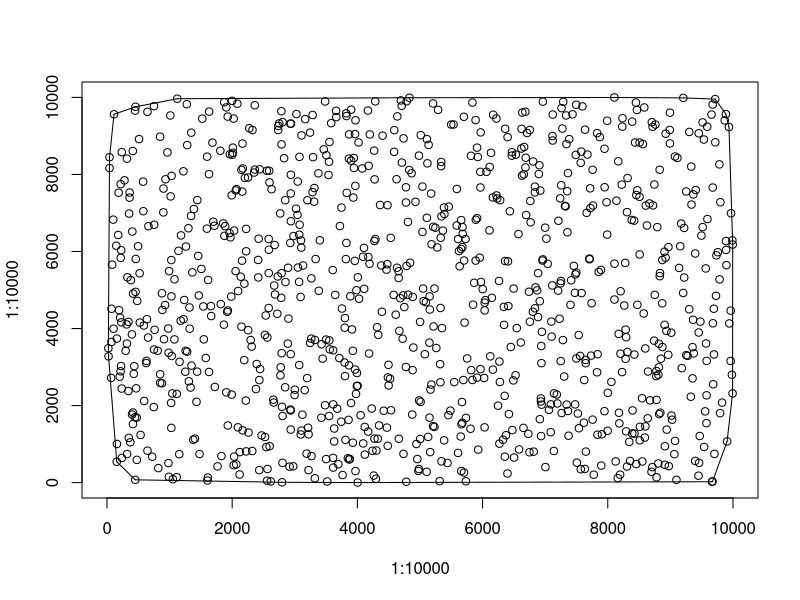

Source code (R):
#! /usr/bin/env Rscript
png("convex.png", width=700, height=700)
plot(1:10000, 1:10000, type="n")
#points
points(3798,4023)
points(149,6150)
points(8990,9155)
points(4297,99)
points(7261,9722)
points(9579,2266)
points(2066,473)
points(8472,7589)
points(7650,805)
points(236,8579)
points(6685,8183)
points(4781,23)
points(9182,2972)
points(1351,3038)
points(4613,4359)
points(319,8410)
points(8382,6819)
points(911,3723)
points(5974,5208)
points(3822,9586)
points(1281,3400)
points(8203,3347)
points(225,3026)
points(935,7874)
points(3830,7522)
points(2804,514)
points(2057,7585)
points(537,1238)
points(6908,8239)
points(4275,7872)
points(2598,946)
points(6281,7331)
points(7764,7192)
points(1053,89)
points(8751,4874)
points(9674,31)
points(4626,7876)
points(9729,4850)
points(901,7015)
points(9075,1083)
points(4537,1878)
points(1596,6593)
points(5814,8484)
points(7830,9073)
points(3075,8457)
points(6944,2024)
points(5754,3225)
points(9354,3517)
points(6768,6758)
points(3606,5518)
points(1632,9631)
points(5548,2609)
points(3859,1629)
points(3810,1111)
points(8643,2884)
points(2193,3179)
points(1113,141)
points(6123,3279)
points(4976,305)
points(2351,8050)
points(8761,9295)
points(73,4514)
points(8871,5778)
points(4382,5638)
points(2536,4339)
points(7507,519)
points(3970,9406)
points(9479,4180)
points(1034,3288)
points(5290,9677)
points(2523,3835)
points(9207,9987)
points(327,5330)
points(3265,5302)
points(5634,5616)
points(9704,746)
points(1262,6128)
points(1611,132)
points(1906,2344)
points(2121,793)
points(6683,9627)
points(7663,7004)
points(5384,7141)
points(1183,6418)
points(428,2824)
points(2446,2950)
points(6658,8004)
points(2936,3336)
points(9685,2553)
points(8638,1670)
points(8168,8341)
points(2415,5781)
points(820,377)
points(5912,2725)
points(2721,4384)
points(9869,9403)
points(362,7531)
points(6406,5745)
points(4671,3940)
points(8514,1450)
points(6763,7311)
points(751,9773)
points(5315,39)
points(3108,1351)
points(2591,8097)
points(3021,7110)
points(2789,5435)
points(2890,3609)
points(2164,8801)
points(2685,4884)
points(9536,8906)
points(4286,9897)
points(6436,7043)
points(1993,7459)
points(982,507)
points(8908,4096)
points(4169,9659)
points(220,5835)
points(9697,3328)
points(7186,2287)
points(7776,206)
points(9396,565)
points(1992,2285)
points(525,4155)
points(7437,9561)
points(5390,6972)
points(8466,9675)
points(3220,1254)
points(3069,5212)
points(8712,402)
points(2070,7619)
points(850,2591)
points(3629,1069)
points(8425,3325)
points(748,1962)
points(1963,8524)
points(2167,1358)
points(5440,511)
points(9994,2316)
points(1017,7430)
points(1876,6407)
points(753,6694)
points(2433,324)
points(7947,1854)
points(1888,6658)
points(2255,3957)
points(628,3104)
points(2899,4257)
points(4173,1324)
points(7581,4920)
points(3285,9544)
points(9795,1804)
points(7253,5234)
points(8666,7247)
points(3901,9682)
points(1028,5777)
points(2440,8133)
points(2470,1225)
points(4808,6768)
points(3078,6695)
points(3425,1684)
points(7004,404)
points(4788,9902)
points(4660,5312)
points(7577,8593)
points(6583,862)
points(4488,2730)
points(9017,1740)
points(4315,4034)
points(5338,8216)
points(67,2718)
points(3992,2507)
points(850,2813)
points(83,5657)
points(9580,3160)
points(8704,9356)
points(4843,5707)
points(9759,5982)
points(5608,771)
points(7645,3185)
points(9363,4228)
points(398,3850)
points(6957,5766)
points(5589,7623)
points(9799,7279)
points(5838,9865)
points(9996,6181)
points(8723,7197)
points(8993,8805)
points(9205,4924)
points(8316,7908)
points(631,3159)
points(3614,390)
points(9140,5574)
points(1160,3137)
points(5110,6874)
points(7364,1859)
points(723,672)
points(7624,2663)
points(8294,3774)
points(9941,4132)
points(9990,6288)
points(6664,8713)
points(3484,2009)
points(3869,9041)
points(6932,2185)
points(6948,3915)
points(5343,6914)
points(4304,834)
points(8839,1815)
points(3970,300)
points(5040,7685)
points(2158,5762)
points(4708,9781)
points(4776,3002)
points(9906,1069)
points(3485,9895)
points(7356,6500)
points(8607,7192)
points(8508,8828)
points(2584,5440)
points(1012,9531)
points(9354,2706)
points(2796,9)
points(3539,7986)
points(8175,3861)
points(8285,3214)
points(7897,442)
points(5327,2605)
points(6574,6454)
points(1958,6479)
points(7522,1794)
points(6374,1230)
points(8293,1332)
points(8421,6801)
points(159,1004)
points(8592,1170)
points(6886,4297)
points(227,6034)
points(657,3766)
points(4019,8831)
points(3978,2304)
points(8396,1874)
points(9097,74)
points(4478,5671)
points(6527,2787)
points(2149,4049)
points(4580,4874)
points(1630,2873)
points(2558,50)
points(6025,2716)
points(7405,4616)
points(238,642)
points(8912,464)
points(3027,9568)
points(581,7046)
points(4750,4558)
points(5701,9497)
points(2784,4797)
points(9570,3613)
points(467,2448)
points(6400,8968)
points(2848,7331)
points(193,4477)
points(203,2750)
points(878,2579)
points(1818,4634)
points(7194,2055)
points(5276,6105)
points(8870,4654)
points(2024,9451)
points(1699,6773)
points(360,7399)
points(6269,3143)
points(8548,2190)
points(3108,9014)
points(4638,9507)
points(4333,3837)
points(6837,4526)
points(8314,3392)
points(7275,9191)
points(5970,9092)
points(3825,9516)
points(7498,5452)
points(1972,6368)
points(105,3996)
points(2170,8156)
points(7120,8881)
points(1906,9741)
points(2024,453)
points(1930,1483)
points(5819,2919)
points(989,151)
points(6756,4177)
points(1028,1421)
points(7568,8303)
points(6963,9890)
points(3746,7139)
points(9405,7596)
points(8942,1376)
points(3963,9047)
points(1723,2484)
points(3554,8843)
points(1364,5459)
points(8583,9739)
points(5912,6864)
points(1221,8082)
points(6135,8561)
points(8232,9242)
points(2738,9260)
points(662,6657)
points(3914,3976)
points(6546,4011)
points(1115,2302)
points(1606,56)
points(3678,1920)
points(5454,1752)
points(4403,9007)
points(594,2119)
points(4466,5528)
points(1857,6729)
points(2392,3078)
points(4810,4878)
points(7990,9393)
points(4119,727)
points(5004,1132)
points(7384,8917)
points(5107,281)
points(2928,6221)
points(2583,4533)
points(6277,2612)
points(2805,1730)
points(4363,7207)
points(7089,1309)
points(5677,1554)
points(6836,7534)
points(4634,5579)
points(6963,5795)
points(456,4952)
points(1539,4574)
points(2031,6543)
points(5705,5766)
points(5459,7164)
points(6046,4738)
points(3384,4980)
points(5623,6012)
points(3943,8427)
points(7742,4658)
points(1985,4830)
points(5966,7662)
points(2735,9153)
points(1547,3720)
points(4732,4861)
points(5866,5187)
points(6164,7404)
points(6113,8194)
points(3946,8169)
points(3959,5757)
points(5332,6357)
points(6846,5068)
points(1336,2468)
points(1079,5279)
points(7246,5172)
points(9936,9231)
points(6353,2253)
points(3244,9087)
points(1405,1142)
points(9158,6136)
points(6002,5023)
points(7675,8517)
points(8779,139)
points(6711,9076)
points(8307,7021)
points(4832,9991)
points(3377,8030)
points(5058,4713)
points(497,6136)
points(6343,4095)
points(1308,2630)
points(9677,7660)
points(4882,2920)
points(3099,6286)
points(413,8608)
points(8774,2766)
points(9983,2800)
points(1282,8761)
points(2938,7992)
points(7836,1244)
points(5013,9020)
points(1234,4741)
points(3401,6291)
points(9453,3897)
points(8779,2147)
points(7991,6438)
points(4776,7667)
points(449,9657)
points(6938,3547)
points(2295,3702)
points(8507,7420)
points(6467,8489)
points(219,7749)
points(7249,3156)
points(2092,1436)
points(751,3456)
points(6807,8337)
points(8197,207)
points(979,4001)
points(456,9757)
points(6148,4798)
points(2546,923)
points(8817,2995)
points(6932,2106)
points(2893,5578)
points(5808,1399)
points(2997,2274)
points(9887,9567)
points(22,3487)
points(9074,8466)
points(1275,9824)
points(1921,4433)
points(8160,117)
points(992,5491)
points(4118,1447)
points(5247,6617)
points(2596,7793)
points(7539,1412)
points(7139,822)
points(3518,31)
points(2751,9325)
points(1430,2099)
points(7950,7668)
points(1665,4324)
points(1155,738)
points(2789,8781)
points(6914,4709)
points(3213,1425)
points(1178,4204)
points(6915,1647)
points(2002,8514)
points(8263,4598)
points(2658,2153)
points(2361,9796)
points(9327,2230)
points(9826,2077)
points(7906,1255)
points(4176,5856)
points(8923,5840)
points(179,6429)
points(2930,9319)
points(5209,9843)
points(4027,4773)
points(7619,1556)
points(5329,4534)
points(3202,7330)
points(3047,7816)
points(8279,5704)
points(9969,6992)
points(5499,9295)
points(9221,5324)
points(7723,7127)
points(2931,1898)
points(9334,8205)
points(4090,5864)
points(985,3371)
points(5182,2545)
points(9565,5560)
points(7317,7183)
points(7116,8997)
points(1716,6669)
points(6327,1114)
points(4485,957)
points(6817,805)
points(7948,8667)
points(6451,3521)
points(343,4173)
points(647,9625)
points(2423,6332)
points(7829,2864)
points(2195,5165)
points(6234,7376)
points(7709,5798)
points(2935,1377)
points(2980,6402)
points(374,1048)
points(3071,3052)
points(2161,7555)
points(4008,5330)
points(4711,8308)
points(348,1161)
points(1828,690)
points(1685,8826)
points(314,4107)
points(5157,4494)
points(3322,3703)
points(9658,9555)
points(1078,3718)
points(5352,4012)
points(5095,4684)
points(414,1820)
points(2083,9836)
points(1223,4243)
points(3742,1582)
points(5924,8452)
points(9889,6272)
points(5964,8068)
points(3313,7648)
points(3245,3627)
points(8107,4753)
points(4472,1428)
points(8455,482)
points(7335,9532)
points(4199,9038)
points(9896,5645)
points(3721,6661)
points(3816,5803)
points(6496,5038)
points(6398,237)
points(6620,8673)
points(5040,6508)
points(4944,1003)
points(928,4609)
points(5002,4172)
points(8235,9460)
points(8925,9058)
points(7240,7379)
points(9539,926)
points(3263,3738)
points(9963,3158)
points(5734,36)
points(6170,9550)
points(5838,2665)
points(4587,8587)
points(9253,7558)
points(3612,644)
points(418,4907)
points(7998,1345)
points(9515,9351)
points(1868,4101)
points(5163,792)
points(3159,2402)
points(4523,2697)
points(9679,4137)
points(2786,9641)
points(3646,4872)
points(9676,9815)
points(4421,1866)
points(8831,5359)
points(6804,4435)
points(2917,415)
points(5078,3334)
points(5322,3075)
points(1030,4836)
points(8777,2897)
points(8937,3939)
points(41,8447)
points(6340,4563)
points(1143,6018)
points(8699,281)
points(2011,8696)
points(5152,1686)
points(8510,5924)
points(3551,3692)
points(7634,355)
points(8126,550)
points(7121,9555)
points(235,2442)
points(2629,7616)
points(3630,1405)
points(513,8918)
points(5344,553)
points(7364,8035)
points(1467,4858)
points(405,6517)
points(5138,8767)
points(5212,6641)
points(452,73)
points(2564,355)
points(3764,198)
points(7061,1889)
points(7099,4181)
points(1443,7334)
points(2975,423)
points(1301,6604)
points(8179,1813)
points(1873,9874)
points(8717,9236)
points(4261,183)
points(4093,1017)
points(3051,5583)
points(9783,8262)
points(2223,6586)
points(4686,4787)
points(3292,8449)
points(4984,352)
points(6689,8434)
points(885,4483)
points(2119,211)
points(1257,3420)
points(3166,9436)
points(5232,5038)
points(5661,301)
points(4273,6273)
points(483,4717)
points(7289,9886)
points(299,3423)
points(4499,2522)
points(6361,9185)
points(3660,9652)
points(3985,4995)
points(6356,674)
points(3428,3592)
points(1508,5547)
points(3802,2765)
points(8966,3319)
points(8552,549)
points(8356,564)
points(849,8980)
points(6837,7684)
points(3696,477)
points(7569,347)
points(3900,2067)
points(9220,6612)
points(1251,2879)
points(6263,5236)
points(7873,8970)
points(2261,1300)
points(2561,3768)
points(3198,2714)
points(6532,8515)
points(6032,1435)
points(9064,739)
points(1999,9912)
points(9718,8835)
points(7595,9766)
points(5663,1515)
points(112,9562)
points(3582,9331)
points(2525,1184)
points(8561,8788)
points(2771,2785)
points(4109,5031)
points(436,3022)
points(5151,3634)
points(5735,1682)
points(2148,8119)
points(9469,1211)
points(5209,1467)
points(7475,4927)
points(6653,1421)
points(1044,2315)
points(2936,7507)
points(8229,2869)
points(3189,753)
points(4052,1749)
points(5892,6823)
points(4533,6353)
points(8205,4968)
points(9374,3355)
points(8601,1460)
points(1389,7101)
points(5930,857)
points(4663,1139)
points(8675,2137)
points(2417,5327)
points(3558,3460)
points(3993,2845)
points(966,8573)
points(5713,4154)
points(5678,6116)
points(2254,7921)
points(2938,6786)
points(4273,1143)
points(8105,9998)
points(4497,3058)
points(1458,5885)
points(158,3739)
points(3093,4820)
points(4877,1767)
points(3309,7293)
points(3445,3218)
points(7104,3790)
points(6062,8069)
points(2362,8126)
points(8574,4391)
points(4241,827)
points(2312,3531)
points(3964,2936)
points(1025,2069)
points(2934,1873)
points(1478,743)
points(7758,1635)
points(4481,7202)
points(2806,9358)
points(8969,6114)
points(3002,2413)
points(5683,6458)
points(2554,8096)
points(878,4916)
points(6221,9452)
points(5658,6814)
points(6630,7969)
points(6696,6946)
points(7257,7720)
points(5366,6542)
points(9592,6843)
points(7284,3701)
points(4829,8116)
points(903,7634)
points(3825,6223)
points(100,6827)
points(4987,2134)
points(3284,7541)
points(230,4161)
points(8808,2802)
points(9964,4465)
points(5967,2946)
points(2434,2662)
points(9891,6042)
points(381,5256)
points(2583,6325)
points(8450,9866)
points(25,3278)
points(7981,7279)
points(7263,1806)
points(3501,3714)
points(4984,8488)
points(5848,4619)
points(2380,2429)
points(5131,1187)
points(5230,1447)
points(5651,1197)
points(4392,4436)
points(210,4282)
points(477,591)
points(5889,9411)
points(3267,690)
points(9276,3291)
points(319,3609)
points(6922,7581)
points(1766,422)
points(7647,3101)
points(5261,3494)
points(7719,7640)
points(2274,9201)
points(5178,7503)
points(647,829)
points(5051,5038)
points(1616,5261)
points(5671,2093)
points(2203,7911)
points(7855,5469)
points(8600,3483)
points(5111,8918)
points(7091,2032)
points(2851,5208)
points(8806,497)
points(8308,418)
points(342,2378)
points(8058,2615)
points(1578,3235)
points(6469,8577)
points(415,1520)
points(3614,2031)
points(3132,5637)
points(475,1686)
points(3547,8329)
points(3506,8499)
points(1811,8616)
points(7416,5253)
points(7000,6618)
points(460,5805)
points(7114,5119)
points(6222,7455)
points(3848,631)
points(6421,1778)
points(218,2890)
points(354,6984)
points(761,3967)
points(9014,3892)
points(5955,5840)
points(1929,9502)
points(521,5434)
points(8000,2331)
points(401,1767)
points(3936,7400)
points(4737,747)
points(9556,1850)
points(2218,2130)
points(5657,6065)
points(9112,8429)
points(4194,5681)
points(1318,4547)
points(2665,2078)
points(4866,8030)
points(2321,820)
points(3870,601)
points(321,742)
points(6034,4672)
points(3072,6435)
points(2791,3359)
points(186,7527)
points(4106,6094)
points(5728,6323)
points(8223,7736)
points(8739,3686)
points(6165,2933)
points(9367,7482)
points(7479,2031)
points(5912,8696)
points(6412,4584)
points(9516,6633)
points(5185,6188)
points(7374,1218)
points(7212,6798)
points(4004,2)
points(156,542)
points(3880,613)
points(6635,9607)
points(6935,1209)
points(7343,2026)
points(4894,3507)
points(4958,612)
points(7340,8788)
points(8994,9603)
points(7484,5406)
points(4187,3351)
points(8390,9371)
points(5890,5764)
points(6940,3101)
points(8913,944)
points(9454,9068)
points(7837,3333)
points(6033,4471)
points(2940,9319)
points(5679,6634)
points(1344,6924)
points(6492,2653)
points(7536,3831)
points(1441,2881)
points(9786,5276)
points(8286,3972)
points(8626,6676)
points(9694,4515)
points(8791,6633)
points(3968,7703)
points(3928,3421)
points(3122,1764)
points(6754,9154)
points(2586,6045)
points(8473,4616)
points(2678,6168)
points(7892,5521)
points(8821,1779)
points(5703,261)
points(4659,5488)
points(5536,9297)
points(9459,513)
points(2324,9152)
points(1379,1114)
points(2137,5346)
points(5168,2416)
points(5119,8289)
points(4180,8224)
points(3795,3117)
points(4268,8619)
points(7733,3297)
points(4786,5624)
points(8817,3606)
points(3754,4519)
points(3866,8412)
points(6359,5753)
points(7708,5817)
points(2617,31)
points(1321,3996)
points(7496,9809)
points(5693,2663)
points(2224,811)
points(7304,2755)
points(5386,1098)
points(2224,6005)
points(9716,9956)
points(9301,4501)
points(1931,4469)
points(8107,5684)
points(5340,8324)
points(447,1698)
points(4077,8155)
points(3866,3045)
points(8185,1538)
points(7040,5681)
points(1346,9085)
points(4695,9922)
points(6247,1998)
points(9028,1633)
points(3095,1251)
points(7637,9162)
points(7558,3290)
points(3663,9488)
points(7758,8121)
points(1523,9449)
points(2796,1970)
points(7498,3224)
points(6476,1364)
points(6269,1012)
points(9253,3308)
points(3044,6951)
points(8744,7739)
points(6872,4991)
points(9736,5899)
points(6623,9183)
points(3502,611)
points(8344,1059)
points(3900,8358)
points(6899,8010)
points(2830,8421)
points(7458,5626)
points(6742,4956)
points(8849,3217)
points(2671,5117)
points(4229,1923)
points(4777,7272)
points(8873,3520)
points(5010,2096)
points(8510,1098)
points(4347,1484)
points(280,7848)
points(2095,4975)
points(8906,5994)
points(3333,5804)
points(4003,2514)
points(577,7813)
points(8139,7318)
points(2768,6988)
points(6887,5438)
points(8456,7467)
points(3712,3232)
points(4738,8937)
points(3104,6100)
points(1032,7965)
points(3549,1730)
points(9449,180)
points(9577,1543)
points(5154,4835)
points(3888,4838)
points(638,4243)
points(7352,7566)
points(2055,5490)
points(4884,4822)
points(8829,8122)
points(6611,3637)
points(5588,6674)
points(3220,325)
points(5610,6323)
points(2776,2994)
points(4288,6324)
points(4723,3736)
points(6503,652)
points(1630,8009)
points(5486,1869)
points(2846,2475)
points(6111,6549)
points(41,8165)
points(8391,1276)
points(9338,7219)
points(9397,5948)
points(7207,4984)
points(8974,427)
points(1660,4583)
points(6749,788)
points(3928,1036)
points(3463,8651)
points(1123,9966)
points(9302,9104)
points(4326,1139)
points(7325,7171)
points(3613,3435)
points(72,3653)
points(1600,8462)
points(4928,7289)
points(2032,676)
points(9589,9239)
points(2011,8562)
points(9665,23)
points(9496,6413)
points(810,3424)
points(3801,4272)
points(8426,1275)
points(589,4079)
points(6731,1266)
points(5217,4055)
points(8437,8829)
points(7489,8508)
points(8834,5440)
points(3321,113)
points(2729,5352)
points(7141,2317)
points(4590,9151)
points(7230,4254)
points(9173,6725)
points(7019,6334)

#line segments
segments(9674,31,9906,1069)
segments(9674,31,9665,23)
segments(9207,9987,8105,9998)
segments(9207,9987,9716,9956)
segments(9994,2316,9996,6181)
segments(9994,2316,9906,1069)
segments(9996,6181,9936,9231)
segments(2796,9,452,73)
segments(2796,9,4004,2)
segments(9936,9231,9887,9567)
segments(4832,9991,8105,9998)
segments(4832,9991,1123,9966)
segments(456,9757,112,9562)
segments(456,9757,1123,9966)
segments(9887,9567,9716,9956)
segments(22,3487,41,8447)
segments(22,3487,25,3278)
segments(41,8447,112,9562)
segments(452,73,156,542)
segments(25,3278,156,542)
segments(4004,2,9665,23)
dev.off()
